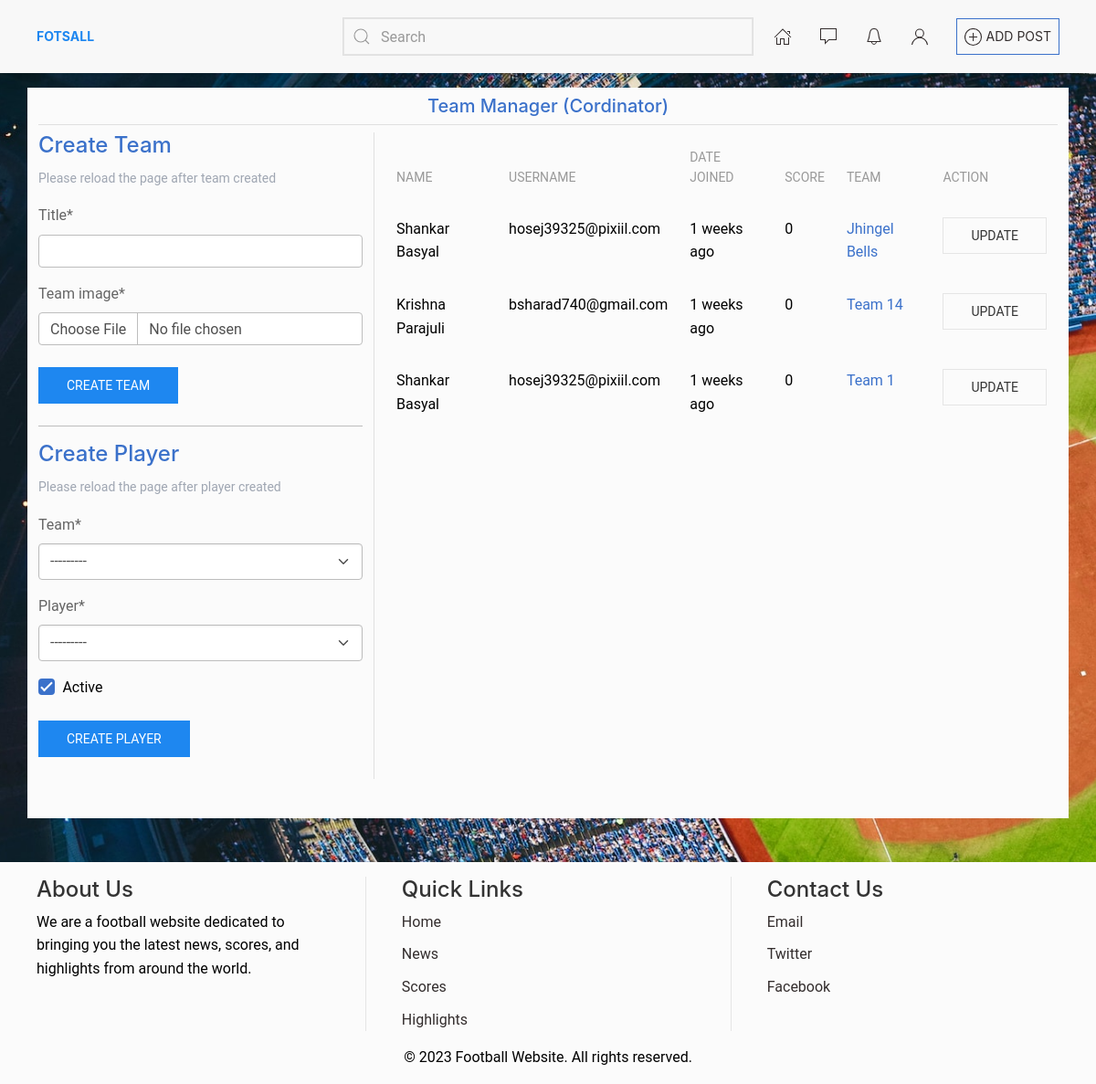
/team-manager/2/ (signed in), run on the app's committed database.
### futsal/models.py (models this page shows, shortened)
class Players(CreateUpdatedModelMixin,models.Model):
    post = models.ForeignKey("Post",related_name="post_players",on_delete=models.CASCADE)
    team = models.ForeignKey("Team",related_name="team_player",on_delete=models.CASCADE)
    match = models.ForeignKey("Match",on_delete=models.SET_NULL,null=True,blank=True)
    player = models.ForeignKey("auth.User",related_name="player_scores",on_delete=models.CASCADE)
    score = models.PositiveBigIntegerField(default=0)
    active = models.BooleanField(default=True)

class Team(CreateUpdatedModelMixin,models.Model):
    post = models.ForeignKey("Post",on_delete=models.CASCADE,related_name="post_teams")
    team_image = models.ImageField(upload_to="team_image/")
    title = models.CharField(max_length=240)
    players = models.ManyToManyField("auth.User", through="Players",related_name="player_teams")
    score = models.PositiveBigIntegerField(default=0)
    match_completed = models.BooleanField(default=False)
    def __str__(self):
        return self.title

### users/models.py (models this page shows, shortened)
class Profile(CreateUpdatedModelMixin,models.Model):
    slug = models.SlugField(max_length=240,blank=True)
    user = models.OneToOneField(User, related_name="profile", on_delete=models.CASCADE)
    image = models.ImageField(_("Avatar photo"), default="user/default/avtar.jpg", upload_to=profile_img_path)
    cover = models.ImageField(_("Cover photo"), default="user/default/cover.jpg", upload_to=profile_img_path)
    address = models.CharField(_("Address"), max_length=250,blank=True)
    current_ip = models.CharField(_("Current IP Address"),max_length=240,blank=True)
    batch = models.ForeignKey("Batch",on_delete=models.SET_NULL,null=True,blank=True)
    def __str__(self):return self.user.get_full_name()
    class Meta:
        verbose_name = _("Account Book")

### futsal/views.py (the view)
# urls.py: path('team-manager/<int:pk>/',views.TeamManagerView.as_view(),name="team-manager"),
class TeamManagerView(mixins.IsCordinatorMixin,generic.ListView):
    template_name = "pages/team-manager.html"
    model = models.Players
    def get_queryset(self):
        post = self.get_post()
        return super().get_queryset().filter(post=post)
    def get_context_data(self, **kwargs):
        context = super().get_context_data(**kwargs)
        context["team_form"] =  forms.TeamCreateForm()
        context["player_form"] =  forms.PlayerForm(**{"post":self.get_post()})
        return context

### futsal/forms.py
class TeamCreateForm(forms.ModelForm):
    class Meta:
        model = models.Team
        fields = ['title','team_image']

class PlayerForm(forms.ModelForm):
    def __init__(self,*args, **kwargs):
        post = kwargs.pop("post")
        super().__init__(*args, **kwargs)
        if post:
            self.fields["team"].queryset=post.post_teams.all()
            print(self.fields["team"].queryset)
    class Meta:
        model = models.Players
        fields = ['team','player','active']

### core/abstract.py (called while the page is built)
    def created_since(self):return time_ago(self.created_at)

### core/context.py (called while the page is built)
def app_context(request):
    context = dict()
    context["is_htmx"] = None
    if request.META.get('HTTP_HX_REQUEST') == "true":
       context["is_htmx"] = True
    else:
       context["is_htmx"] = False
    context["current_view"] = request.resolver_match.view_name
    context["current_url"] = reverse_lazy(request.resolver_match.view_name)
    return context

### core/utility.py (called while the page is built, shortened)
def time_ago(timestamp):
    now = timezone.now()
    diff = now - timestamp
    if diff.days > 365:
        return f'{diff.days // 365} years ago'
    if diff.days > 30:
        return f'{diff.days // 30} months ago'
    if diff.days > 7:
        return f'{diff.days // 7} weeks ago'

### futsal/mixins.py (called while the page is built)
    def get_post(self):
        pk_post = self.kwargs.get("pk")
        if not hasattr(self,"post_obj"):
            self.post_obj = get_object_or_404(models.Post,id=pk_post)
        return self.post_obj

    def get_context_data(self, **kwargs):
        context = super().get_context_data(**kwargs)
        context[self.post_context_object_name] = self.get_post()
        return context

    def test_func(self):
        post = self.get_post()
        return post.get_cordinator_user() == self.request.user

### futsal/models.py (called while the page is built)
    def get_cordinator_object(self):
        if not hasattr(self,"cor_object"):
            self.cor_object = Coordinator.objects.filter(post=self)
        return self.cor_object

    def get_cordinator_obj(self):
        if not hasattr(self,"selected_cordinator"):
            qs = self.get_cordinator_object()
            self.selected_cordinator = qs.filter(selected=True).distinct().first()
        return self.selected_cordinator

    def get_cordinator_user(self):
        cor_object = self.get_cordinator_obj()
        if cor_object:
            return cor_object.coordinator
        return None

### templates/pages/team-manager.html (shortened to what this page needs)
 {% extends 'base.html' %}
{% block content %}
<div class="container bg-light min-vh-100">
    <h5 class="text-center border-bottom text-primary py-2">
        Team Manager (Cordinator)
    </h5>
    <div class="row">
        <div class="col-lg-4 border-end">
            {% include 'futsal/forms/team-create.html' %}
            <hr>
            {% include 'futsal/forms/player-create.html' %}
        </div>
        <div class="col-lg-8">
            <table class="uk-table">
                <thead>
                    <tr>
                        <th>Name</th>
                        <th>Username</th>
                        <th>Date joined</th>
                        <th>Score</th>
                        <th>team</th>
                        <th>Action</th>
                    </tr>
                </thead>
                <tbody>
                    {% for player in object_list %}
                    <tr>
                        <td>{{player.player.get_full_name}}</td>
                        <td>{{player.player.username}}</td>
                        <td>{{player.player.profile.created_since}}</td>
                        <td>{{player.score}}</td>
                        <td><a href="{% url 'team-detail' post.id player.team.id %}">
                            {{player.team.title}}
                        </a></td>
                        <td>
                            <a
                                class="uk-button uk-button-default"
                                href="#UpdatePlayer"
                                hx-get="{% url 'player-update' post.id player.id %}"
                                hx-target="#UpdatePlayerForm"
                                hx-swap="innerHTML"
                                uk-toggle>
                                Update
                            </a>
                        </td>
                    </tr>
                    {% endfor %}
                </tbody>
            </table>
        </div>
    </div>
</div>
{% endblock content %}

### static/css/app.css (style rules this page uses)
body { min-height: 100vh; color:black !important; }
body { min-height: 100vh !important; background: url("/static/images/home.jpg"); background-size: cover !important; background-position: center !important; margin: 0 !important; padding: 0 !important; }

### data on the page
Players: player.get_full_name "Shankar Basyal", player.username "hosej39325@pixiil.com", player.profile.created_since "1 weeks ago", score "0", team "Jhingel Bells"
Players: player.get_full_name "Krishna Parajuli", player.username "bsharad740@gmail.com", player.profile.created_since "1 weeks ago", score "0", team "Team 14"
Players: player.get_full_name "Shankar Basyal", player.username "hosej39325@pixiil.com", player.profile.created_since "1 weeks ago", score "0", team "Team 1"
